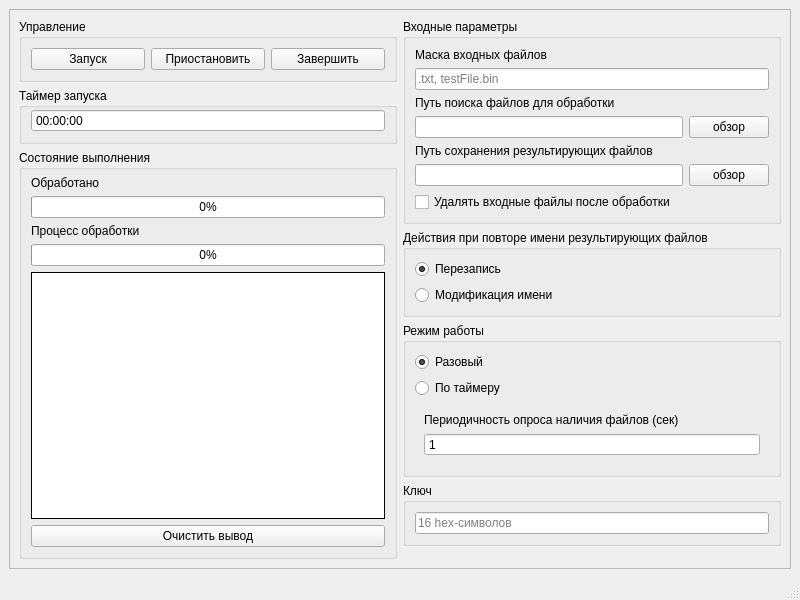
<?xml version="1.0" encoding="UTF-8"?>
<ui version="4.0">
 <class>MegaApp</class>
 <widget class="QMainWindow" name="MegaApp">
  <property name="geometry">
   <rect>
    <x>0</x>
    <y>0</y>
    <width>800</width>
    <height>600</height>
   </rect>
  </property>
  <property name="minimumSize">
   <size>
    <width>650</width>
    <height>500</height>
   </size>
  </property>
  <property name="windowTitle">
   <string>MainWindow</string>
  </property>
  <widget class="QWidget" name="centralwidget">
   <property name="sizePolicy">
    <sizepolicy hsizetype="MinimumExpanding" vsizetype="MinimumExpanding">
     <horstretch>0</horstretch>
     <verstretch>0</verstretch>
    </sizepolicy>
   </property>
   <property name="minimumSize">
    <size>
     <width>0</width>
     <height>0</height>
    </size>
   </property>
   <property name="maximumSize">
    <size>
     <width>16777215</width>
     <height>16777215</height>
    </size>
   </property>
   <property name="mouseTracking">
    <bool>false</bool>
   </property>
   <layout class="QVBoxLayout" name="verticalLayout_16">
    <item>
     <widget class="QScrollArea" name="scrollArea">
      <property name="widgetResizable">
       <bool>true</bool>
      </property>
      <widget class="QWidget" name="scrollAreaWidgetContents_5">
       <property name="geometry">
        <rect>
         <x>0</x>
         <y>0</y>
         <width>786</width>
         <height>564</height>
        </rect>
       </property>
       <layout class="QVBoxLayout" name="verticalLayout">
        <item>
         <layout class="QHBoxLayout" name="horizontalLayout_4">
          <property name="topMargin">
           <number>0</number>
          </property>
          <item>
           <layout class="QVBoxLayout" name="verticalLayout_20">
            <property name="leftMargin">
             <number>0</number>
            </property>
            <property name="topMargin">
             <number>0</number>
            </property>
            <item>
             <widget class="QGroupBox" name="groupBox_5">
              <property name="title">
               <string>Управление</string>
              </property>
              <layout class="QVBoxLayout" name="verticalLayout_14">
               <item>
                <layout class="QHBoxLayout" name="horizontalLayout">
                 <item>
                  <widget class="QPushButton" name="startBtn">
                   <property name="text">
                    <string>Запуск</string>
                   </property>
                  </widget>
                 </item>
                 <item>
                  <widget class="QPushButton" name="pauseBtn">
                   <property name="text">
                    <string>Приостановить</string>
                   </property>
                  </widget>
                 </item>
                 <item>
                  <widget class="QPushButton" name="stopBtn">
                   <property name="text">
                    <string>Завершить</string>
                   </property>
                  </widget>
                 </item>
                </layout>
               </item>
              </layout>
             </widget>
            </item>
            <item>
             <widget class="QGroupBox" name="intervalTimerBox">
              <property name="title">
               <string>Таймер запуска</string>
              </property>
              <layout class="QVBoxLayout" name="verticalLayout_6">
               <property name="topMargin">
                <number>1</number>
               </property>
               <item>
                <widget class="QTimeEdit" name="intervalTimer">
                 <property name="enabled">
                  <bool>true</bool>
                 </property>
                 <property name="focusPolicy">
                  <enum>Qt::FocusPolicy::NoFocus</enum>
                 </property>
                 <property name="readOnly">
                  <bool>true</bool>
                 </property>
                 <property name="buttonSymbols">
                  <enum>QAbstractSpinBox::ButtonSymbols::NoButtons</enum>
                 </property>
                 <property name="keyboardTracking">
                  <bool>false</bool>
                 </property>
                 <property name="minimumDateTime">
                  <datetime>
                   <hour>0</hour>
                   <minute>0</minute>
                   <second>0</second>
                   <year>2000</year>
                   <month>1</month>
                   <day>1</day>
                  </datetime>
                 </property>
                 <property name="minimumTime">
                  <time>
                   <hour>0</hour>
                   <minute>0</minute>
                   <second>0</second>
                  </time>
                 </property>
                 <property name="displayFormat">
                  <string>hh:mm:ss</string>
                 </property>
                </widget>
               </item>
              </layout>
             </widget>
            </item>
            <item>
             <widget class="QGroupBox" name="taskProgressWidget">
              <property name="title">
               <string>Состояние выполнения</string>
              </property>
              <layout class="QVBoxLayout" name="verticalLayout_15">
               <property name="topMargin">
                <number>6</number>
               </property>
               <item>
                <layout class="QVBoxLayout" name="verticalLayout_17">
                 <property name="topMargin">
                  <number>0</number>
                 </property>
                 <item>
                  <layout class="QVBoxLayout" name="verticalLayout_18">
                   <property name="topMargin">
                    <number>0</number>
                   </property>
                   <item>
                    <widget class="QLabel" name="processingState">
                     <property name="text">
                      <string>Обработано</string>
                     </property>
                    </widget>
                   </item>
                   <item>
                    <widget class="QProgressBar" name="processingStatusBar">
                     <property name="value">
                      <number>0</number>
                     </property>
                    </widget>
                   </item>
                  </layout>
                 </item>
                 <item>
                  <layout class="QVBoxLayout" name="verticalLayout_19">
                   <property name="topMargin">
                    <number>0</number>
                   </property>
                   <item>
                    <widget class="QLabel" name="labelCurrentFile">
                     <property name="text">
                      <string>Процесс обработки</string>
                     </property>
                    </widget>
                   </item>
                   <item>
                    <widget class="QProgressBar" name="currentFileStatusBar">
                     <property name="value">
                      <number>0</number>
                     </property>
                    </widget>
                   </item>
                  </layout>
                 </item>
                </layout>
               </item>
               <item>
                <widget class="QTextEdit" name="uiLog">
                 <property name="mouseTracking">
                  <bool>true</bool>
                 </property>
                 <property name="frameShape">
                  <enum>QFrame::Shape::Panel</enum>
                 </property>
                 <property name="frameShadow">
                  <enum>QFrame::Shadow::Plain</enum>
                 </property>
                 <property name="readOnly">
                  <bool>true</bool>
                 </property>
                </widget>
               </item>
               <item>
                <widget class="QPushButton" name="textCleanBtn">
                 <property name="text">
                  <string>Очистить вывод</string>
                 </property>
                </widget>
               </item>
              </layout>
             </widget>
            </item>
           </layout>
          </item>
          <item>
           <layout class="QVBoxLayout" name="verticalLayout_12">
            <property name="topMargin">
             <number>0</number>
            </property>
            <property name="rightMargin">
             <number>0</number>
            </property>
            <property name="bottomMargin">
             <number>0</number>
            </property>
            <item>
             <widget class="QGroupBox" name="groupBox">
              <property name="title">
               <string>Входные параметры</string>
              </property>
              <layout class="QVBoxLayout" name="verticalLayout_2">
               <item>
                <layout class="QVBoxLayout" name="verticalLayout_3">
                 <item>
                  <widget class="QLabel" name="label">
                   <property name="text">
                    <string>Маска входных файлов</string>
                   </property>
                   <property name="buddy">
                    <cstring>inputFileMaskLineEdit</cstring>
                   </property>
                  </widget>
                 </item>
                 <item>
                  <widget class="QLineEdit" name="inputFileMaskLineEdit">
                   <property name="placeholderText">
                    <string>.txt, testFile.bin</string>
                   </property>
                  </widget>
                 </item>
                </layout>
               </item>
               <item>
                <layout class="QVBoxLayout" name="verticalLayout_4">
                 <item>
                  <widget class="QLabel" name="label_2">
                   <property name="text">
                    <string>Путь поиска файлов для обработки</string>
                   </property>
                   <property name="buddy">
                    <cstring>inputDirLineEdit</cstring>
                   </property>
                  </widget>
                 </item>
                 <item>
                  <layout class="QHBoxLayout" name="horizontalLayout_2">
                   <item>
                    <widget class="QLineEdit" name="inputDirLineEdit"/>
                   </item>
                   <item>
                    <widget class="QPushButton" name="btnBrowseInput">
                     <property name="text">
                      <string>обзор</string>
                     </property>
                    </widget>
                   </item>
                  </layout>
                 </item>
                </layout>
               </item>
               <item>
                <layout class="QVBoxLayout" name="verticalLayout_5">
                 <item>
                  <widget class="QLabel" name="label_3">
                   <property name="text">
                    <string>Путь сохранения результирующих файлов</string>
                   </property>
                   <property name="buddy">
                    <cstring>outputDirLineEdit</cstring>
                   </property>
                  </widget>
                 </item>
                 <item>
                  <layout class="QHBoxLayout" name="horizontalLayout_3">
                   <item>
                    <widget class="QLineEdit" name="outputDirLineEdit"/>
                   </item>
                   <item>
                    <widget class="QPushButton" name="btnBrowseOutput">
                     <property name="text">
                      <string>обзор</string>
                     </property>
                    </widget>
                   </item>
                  </layout>
                 </item>
                </layout>
               </item>
               <item>
                <widget class="QCheckBox" name="deleteSourceCheckBox">
                 <property name="text">
                  <string>Удалять входные файлы после обработки</string>
                 </property>
                </widget>
               </item>
              </layout>
             </widget>
            </item>
            <item>
             <widget class="QGroupBox" name="groupBox_2">
              <property name="title">
               <string>Действия при повторе имени результирующих файлов</string>
              </property>
              <layout class="QVBoxLayout" name="verticalLayout_7">
               <item>
                <layout class="QVBoxLayout" name="verticalLayout_8">
                 <item>
                  <widget class="QRadioButton" name="overwriteBtn">
                   <property name="text">
                    <string>Перезапись</string>
                   </property>
                   <property name="checked">
                    <bool>true</bool>
                   </property>
                  </widget>
                 </item>
                 <item>
                  <widget class="QRadioButton" name="addCounterBtn">
                   <property name="text">
                    <string>Модификация имени</string>
                   </property>
                  </widget>
                 </item>
                </layout>
               </item>
              </layout>
             </widget>
            </item>
            <item>
             <widget class="QGroupBox" name="groupBox_3">
              <property name="title">
               <string>Режим работы</string>
              </property>
              <layout class="QVBoxLayout" name="verticalLayout_10">
               <item>
                <layout class="QVBoxLayout" name="verticalLayout_9">
                 <item>
                  <widget class="QRadioButton" name="OnceRunMode">
                   <property name="text">
                    <string>Разовый</string>
                   </property>
                   <property name="checked">
                    <bool>true</bool>
                   </property>
                  </widget>
                 </item>
                 <item>
                  <widget class="QRadioButton" name="TimerRunModeBtn">
                   <property name="text">
                    <string>По таймеру</string>
                   </property>
                   <property name="checked">
                    <bool>false</bool>
                   </property>
                  </widget>
                 </item>
                 <item>
                  <widget class="QWidget" name="timerIntervalWidget" native="true">
                   <layout class="QVBoxLayout" name="verticalLayout_11">
                    <item>
                     <widget class="QLabel" name="label_4">
                      <property name="text">
                       <string>Периодичность опроса наличия файлов (сек)</string>
                      </property>
                      <property name="buddy">
                       <cstring>timerIntervalSpinBox</cstring>
                      </property>
                     </widget>
                    </item>
                    <item>
                     <widget class="QSpinBox" name="timerIntervalSpinBox">
                      <property name="buttonSymbols">
                       <enum>QAbstractSpinBox::ButtonSymbols::NoButtons</enum>
                      </property>
                      <property name="minimum">
                       <number>1</number>
                      </property>
                      <property name="maximum">
                       <number>86399</number>
                      </property>
                     </widget>
                    </item>
                   </layout>
                  </widget>
                 </item>
                </layout>
               </item>
              </layout>
             </widget>
            </item>
            <item>
             <widget class="QGroupBox" name="groupBox_4">
              <property name="title">
               <string>Ключ</string>
              </property>
              <layout class="QVBoxLayout" name="verticalLayout_13">
               <item>
                <widget class="QLineEdit" name="xorKeyLineEdit">
                 <property name="placeholderText">
                  <string>16 hex-символов</string>
                 </property>
                </widget>
               </item>
              </layout>
             </widget>
            </item>
            <item>
             <spacer name="verticalSpacer">
              <property name="orientation">
               <enum>Qt::Orientation::Vertical</enum>
              </property>
              <property name="sizeHint" stdset="0">
               <size>
                <width>20</width>
                <height>40</height>
               </size>
              </property>
             </spacer>
            </item>
           </layout>
          </item>
         </layout>
        </item>
       </layout>
      </widget>
     </widget>
    </item>
   </layout>
  </widget>
  <widget class="QStatusBar" name="statusbar"/>
 </widget>
 <tabstops>
  <tabstop>scrollArea</tabstop>
  <tabstop>inputFileMaskLineEdit</tabstop>
  <tabstop>inputDirLineEdit</tabstop>
  <tabstop>btnBrowseInput</tabstop>
  <tabstop>outputDirLineEdit</tabstop>
  <tabstop>btnBrowseOutput</tabstop>
  <tabstop>overwriteBtn</tabstop>
  <tabstop>addCounterBtn</tabstop>
  <tabstop>OnceRunMode</tabstop>
  <tabstop>TimerRunModeBtn</tabstop>
  <tabstop>timerIntervalSpinBox</tabstop>
  <tabstop>xorKeyLineEdit</tabstop>
  <tabstop>startBtn</tabstop>
  <tabstop>pauseBtn</tabstop>
  <tabstop>stopBtn</tabstop>
  <tabstop>uiLog</tabstop>
 </tabstops>
 <resources/>
 <connections>
  <connection>
   <sender>TimerRunModeBtn</sender>
   <signal>toggled(bool)</signal>
   <receiver>timerIntervalWidget</receiver>
   <slot>setVisible(bool)</slot>
   <hints>
    <hint type="sourcelabel">
     <x>424</x>
     <y>332</y>
    </hint>
    <hint type="destinationlabel">
     <x>774</x>
     <y>402</y>
    </hint>
   </hints>
  </connection>
 </connections>
</ui>
